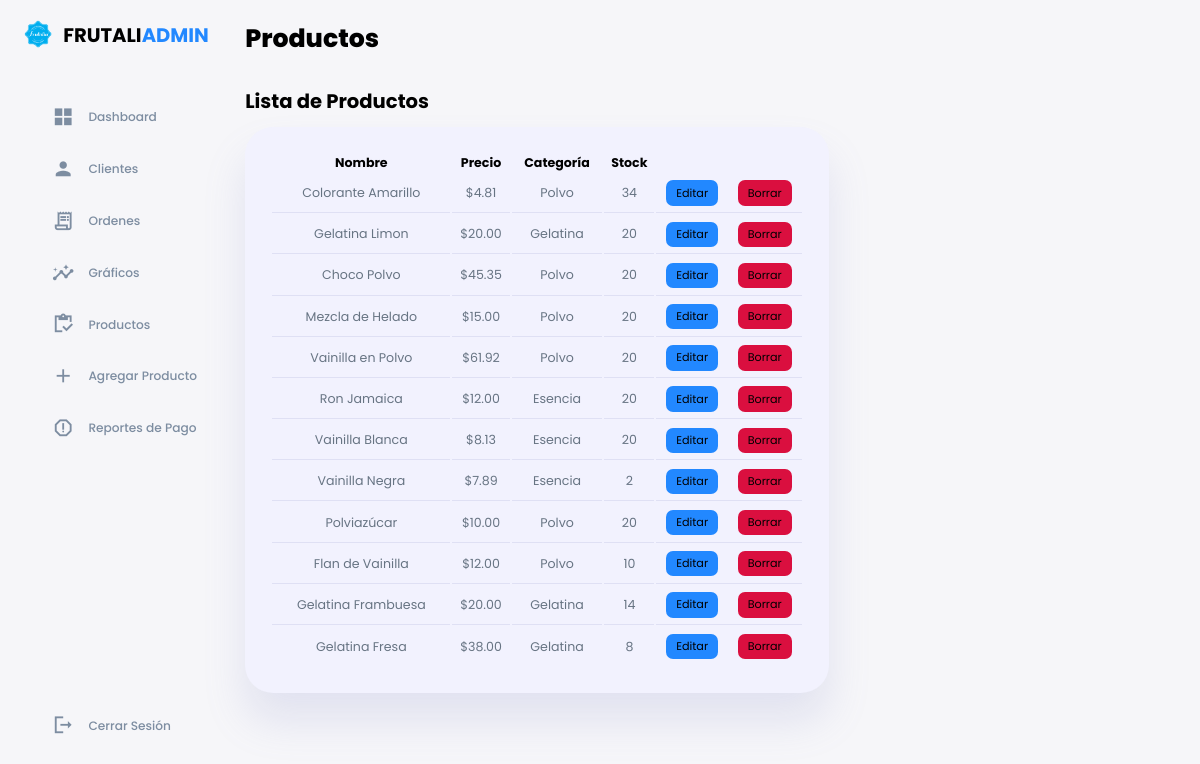
Page /admin/productos.php on the committed database.
### tables this page shows
CREATE TABLE `productos` (
  `id` int(11) UNSIGNED NOT NULL,
  `nombre` varchar(255) NOT NULL,
  `detalle` varchar(255) NOT NULL,
  `descripción` text NOT NULL,
  `id_categoria` int(11) UNSIGNED DEFAULT NULL,
  `precio` decimal(10,2) NOT NULL,
  `stock` int(10) NOT NULL,
  `imagen` varchar(255) NOT NULL
);

CREATE TABLE `categoria` (
  `id` int(11) UNSIGNED NOT NULL,
  `nombre` varchar(255) NOT NULL,
  `descripcion` text NOT NULL
);

### admin/productos.php (the view)
<?php
require '../admin/config/database.php';
include '../admin/templates/header.php';
$query = "SELECT * FROM productos";
$productos = mysqli_query($connection, $query);
?>
        <main>
            <h1>Productos</h1>
            <div class="recent-orders" >
                <h2>Lista de Productos</h2>
                <table>
                    <thead>
                        <tr>
                            <th>Nombre</th>
                            <th>Precio</th>
                            <th>Categoría</th>
                            <th>Stock</th>
                            <th></th>
                        </tr>
                    </thead>
                    <tbody>
                    <?php while($producto = mysqli_fetch_assoc($productos)) : ?>
                        <?php
                            $id_categoria=$producto['id_categoria'];
                            $categoria_query = "SELECT nombre FROM categoria WHERE id=$id_categoria";
                            $categoria_result = mysqli_query($connection, $categoria_query);
                            $categoria = mysqli_fetch_assoc($categoria_result);
                        ?>
                        <tr>
                            <td><?=$producto['nombre']?></td>
                            <td>$<?=$producto['precio']?></td>
                            <td><?=$categoria['nombre']?></td>
                            <td><?=$producto['stock']?></td>
                            <td style="display: flex;align-items: center;"><a href="<?= ROOT_URL ?>admin/editar-producto.php?id=<?=$producto['id']?>" class="btn sm">Editar</a>
                            <a href="#" class="btn sm danger">Borrar</a></td>
                        </tr>
                    <?php endwhile ?>
                    </tbody>
                </table>
            </div>
        </main>
<?php
include 'templates/footer.php';
?>

### admin/style.css (style rules this page uses)
:root { --color-primary: #7380ec; --color-danger: #ff7782; --color-success: #41f1b6; --color-warning: #ffbb55; --color-white: #fff; --color-info-dark: #7d8da1; --color-info-light: #dce1eb; --color-dark: #363949; --color-light: rgba(132, 139, 200, 0.18); --color-primary-variant: #111e88; --color-dark-variant: #677483; --color-background: #f6f6f9; --azul-frutalia:#2288ff; --card-border-radius: 2rem; --border-radius-1: 0.4rem; --border-radius-2: 0.8rem; --border-radius-3: 1.2rem; --card-padding: 1.8rem; --padding-1: 1.2rem; --box-shadow: 0 2rem 3rem var(--color-light); }
* { margin: 0; padding: 0; outline: 0; appearance: none; border: 0; text-decoration: none; list-style: none; box-sizing: border-box; }
html { font-size: 14px; }
body { width: 100vw; height: 100vh; font-family: poppins, sans-serif; font-size: 0.9rem; background: var(--color-background); user-select: none; overflow-x: hidden; }
a { color: var(--color-dark); }
h1 { font-weight: 800; font-size: 1.8rem; }
h2 { font-size: 1.4rem; }
.danger { color: var(--color-danger); }
main { margin-top: 1.4rem; }
main .recent-orders { margin-top: 2rem; }
main .recent-orders h2 { margin-bottom: 0.8rem; }
main .recent-orders table { background: var(--color-white); width: 100%; border-radius: var(--card-border-radius); padding: var(--card-padding); text-align: center; box-shadow: var(--box-shadow); transition: all 300ms ease; }
main table tbody td { height: 2.8rem; border-bottom: 1px solid var(--color-light); color: var(--color-dark-variant); }
main table tbody tr:last-child td { border: none; }
main .recent-orders a { text-align: center; display: block; margin: 1rem auto; color: var(--color-primary); }

### admin/form.css (style rules this page uses)
:root { --color-primary: #7380ec; --color-primary-light: hsl(242, 91%, 69%, 18%); --color-primary-variant: #5854c7; --color-red: #da0f3f; --color-red-light: hsl(346, 87%, 46%, 15%); --color-green: #00c476; --color-green-light: hsl(156, 100%, 38%, 15%); --color-gray-900: #1e1e66; --color-gray-700: #2d2b7c; --color-gray-300: rgba(242, 242, 254, 0.3); --color-gray-200: rgba(242, 242, 254, 0.7); --color-white: #f2f2fe; --color-bg: #fff; --azul-frutalia:#2288ff; --transition: all 300ms ease; --container-width-lg: 74%; --container-width-md: 88%; --form-width: 60%; --card-border-radius-1: 0.3rem; --card-border-radius-2: 0.5rem; --card-border-radius-3: 0.8rem; --card-border-radius-4: 2rem; --card-border-radius-5: 5rem; }
.btn { display: inline-block; width: fit-content; padding: 0.6rem 1.2rem; background-color: var(--azul-frutalia); border-radius: var(--card-border-radius-2); cursor: pointer; transition: var(--transition); color: black; }
.btn.sm { padding: 0.3rem 0.7rem; font-size: 0.8rem; color: black; }
.btn.danger { background: var(--color-red); }

### rows in the picture
productos: nombre "Colorante Amarillo", precio "4.81", id_categoria.nombre "Polvo", stock "34"
productos: nombre "Gelatina Limon", precio "20.00", id_categoria.nombre "Gelatina", stock "20"
productos: nombre "Choco Polvo", precio "45.35", id_categoria.nombre "Polvo", stock "20"
productos: nombre "Mezcla de Helado", precio "15.00", id_categoria.nombre "Polvo", stock "20"
productos: nombre "Vainilla en Polvo", precio "61.92", id_categoria.nombre "Polvo", stock "20"
productos: nombre "Ron Jamaica", precio "12.00", id_categoria.nombre "Esencia", stock "20"
productos: nombre "Vainilla Blanca", precio "8.13", id_categoria.nombre "Esencia", stock "20"
productos: nombre "Vainilla Negra", precio "7.89", id_categoria.nombre "Esencia", stock "2"
productos: nombre "Polviazúcar", precio "10.00", id_categoria.nombre "Polvo", stock "20"
productos: nombre "Flan de Vainilla", precio "12.00", id_categoria.nombre "Polvo", stock "10"
productos: nombre "Gelatina Frambuesa", precio "20.00", id_categoria.nombre "Gelatina", stock "14"
productos: nombre "Gelatina Fresa", precio "38.00", id_categoria.nombre "Gelatina", stock "8"
